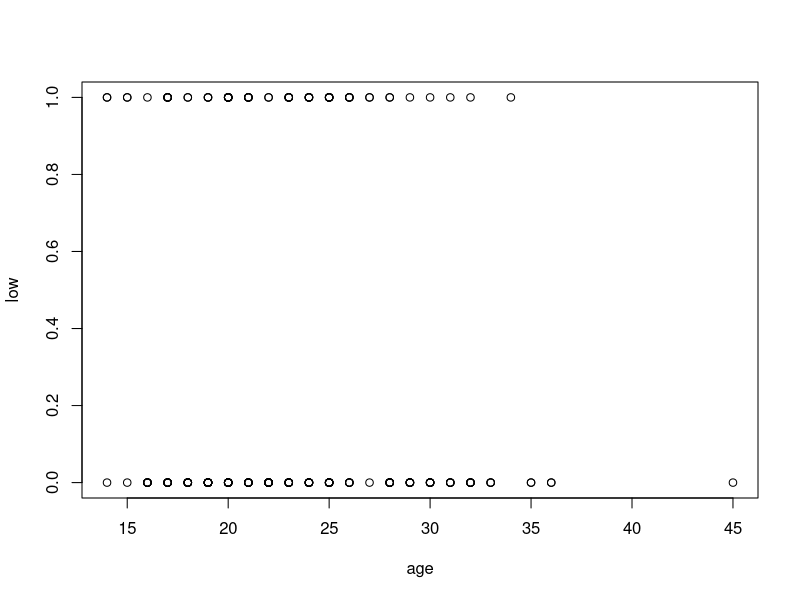
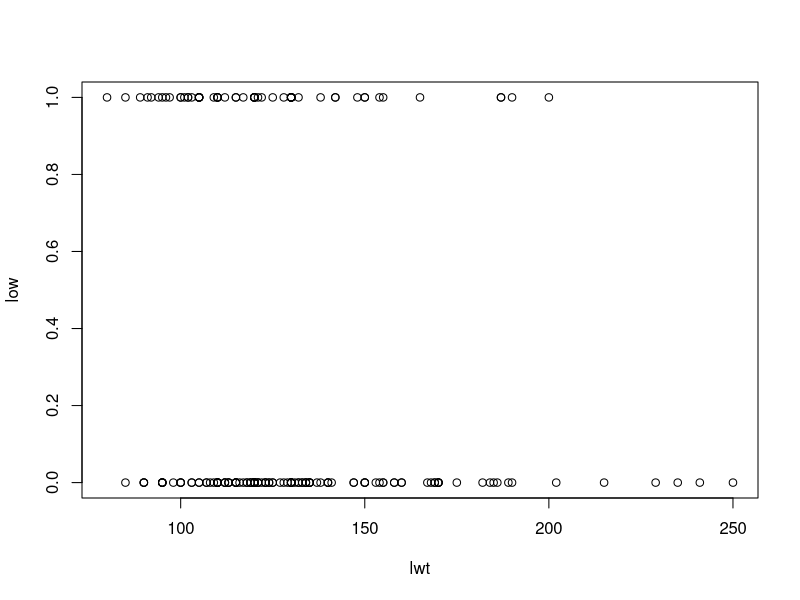
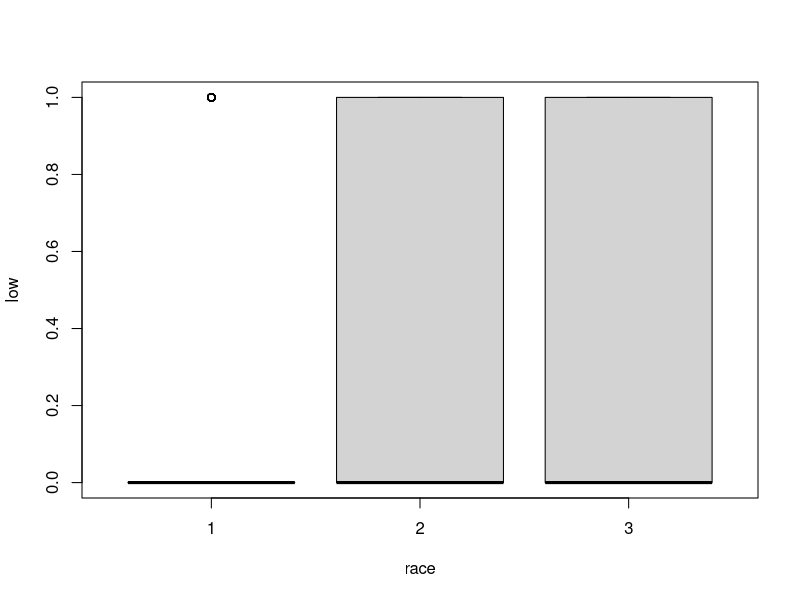
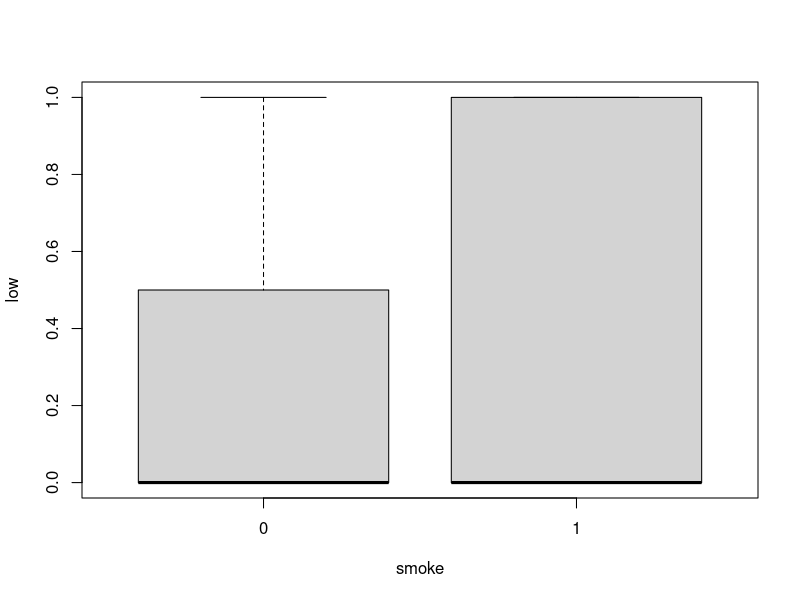
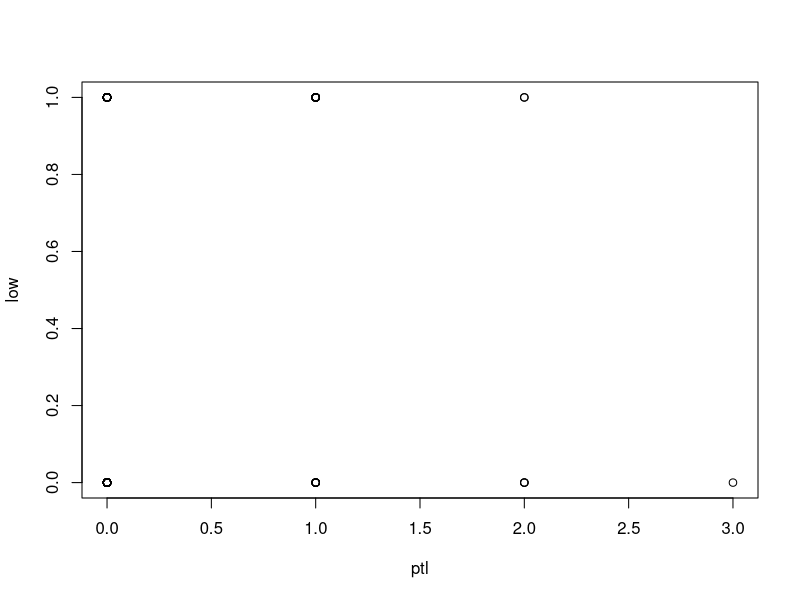
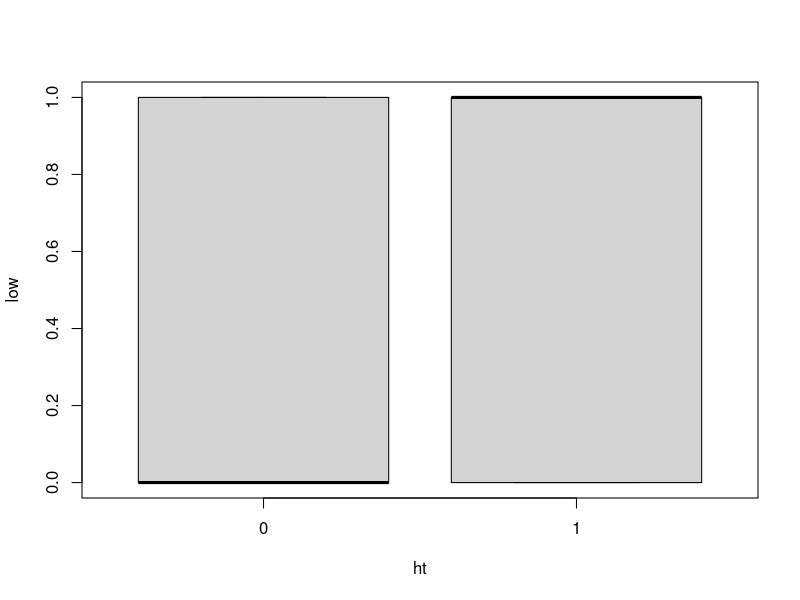
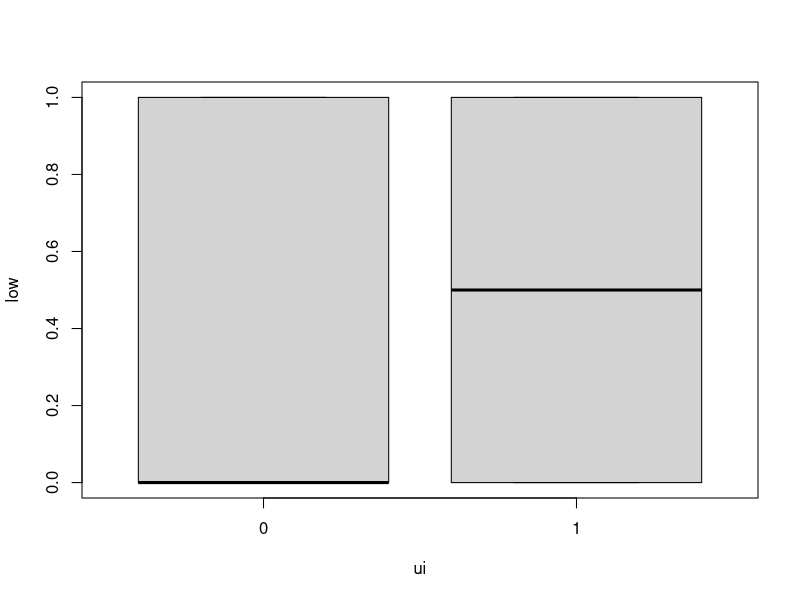
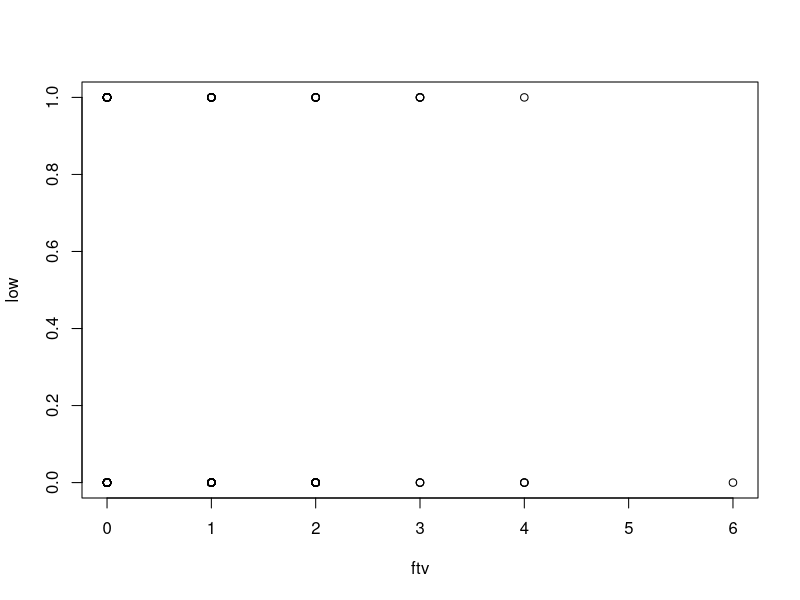

These charts were generated, in order, by the following R code: (Note: this script raises an error after producing the figures.)
## ---- chunk 1
rm(list=ls(all=TRUE))

library(MASS)
data(birthwt)

birthwt
## ---- chunk 2
summary(birthwt)
## ---- chunk 3
birthwt$race <- as.factor(birthwt$race)
birthwt$smoke <- as.factor(birthwt$smoke)
birthwt$ht <- as.factor(birthwt$ht)
birthwt$ui <- as.factor(birthwt$ui)
birthwt <- birthwt[,-10]
birthwt
## ---- chunk 4
plot(low ~ age, data = birthwt)
plot(low ~ lwt, data = birthwt)
plot(low ~ race, data = birthwt)
plot(low ~ smoke, data = birthwt)
plot(low ~ ptl, data = birthwt)
plot(low ~ ht, data = birthwt)
plot(low ~ ui, data = birthwt)
plot(low ~ ftv, data = birthwt)
## ---- chunk 5
model.1 <- glm(low ~ age + lwt + race + smoke + ptl + ht + ui + ftv, data = birthwt, family = "binomial")
summary(model.1)
## ---- chunk 6
options(na.action = "na.fail")
red.model <- dredge(model.1, rank = "AICc")
red.model
## ---- chunk 7
red.model.1 <- glm(low ~ lwt + race + smoke + ht + ui, data = birthwt, family = "binomial")
summary(red.model.1)
